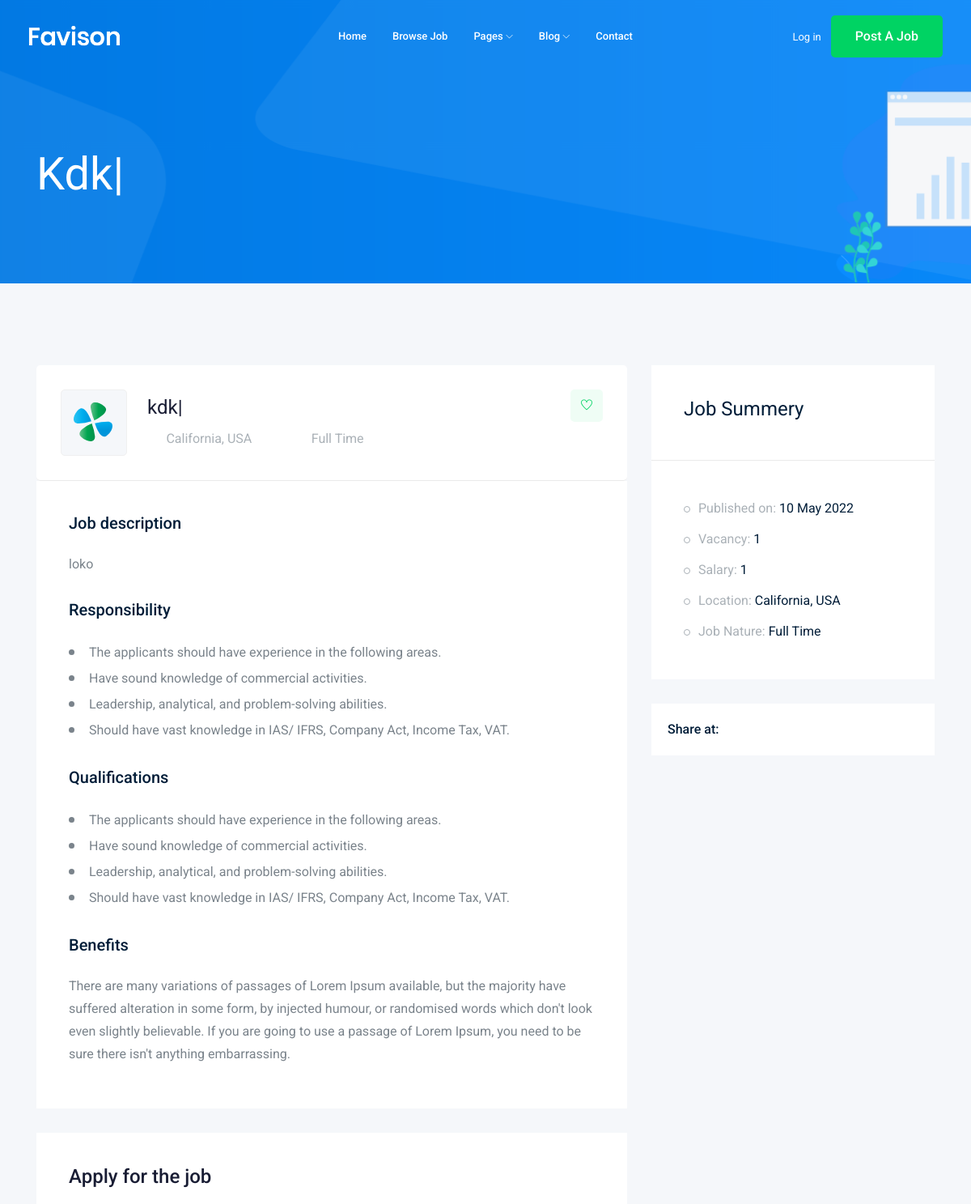
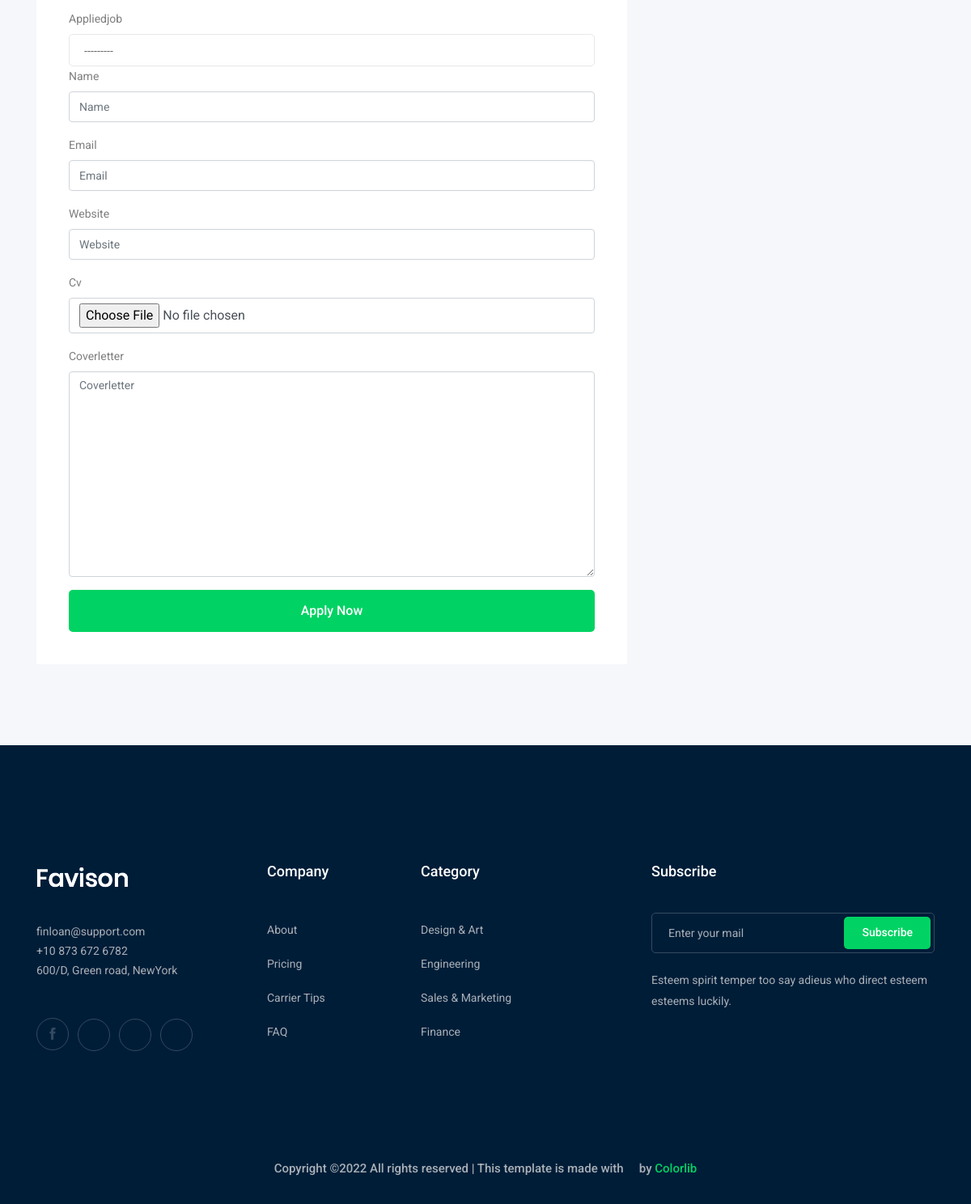
/jobs/kdk, run on the app's committed database (2 pictures, top to bottom).
### job/models.py (models this page shows, shortened)
class Job(models.Model):                              #table
    title = models.CharField(max_length=100)          #column
    job_type = models.CharField(max_length= 15, choices = JOB_TYPE)
    description = models.TextField(max_length =1000 )
    published_at = models.DateTimeField(auto_now= True)
    vacancy = models.IntegerField(default = 1)
    salary = models.IntegerField(default = 0)
    category = models.ForeignKey("Category", on_delete=models.CASCADE)
    Experience = models.IntegerField(default = 1)
    image = models.ImageField(upload_to="media/")
    slug = models.SlugField(null=True , blank= True)
    def __str__(self):
        return self.title

### job/views.py (the view)
# urls.py: path('<str:slug>', views.job_details , name='job_details')
def job_details(request , slug):
    job_details = Job.objects.get(slug=slug)
    if request.method == 'POST':
        form = Appliedfrom(request.POST , request.FILES)
        print("test")
        if form.is_valid:
            form.save()
    else:
        form = Appliedfrom()
    context = {'job':job_details , 'form':form}
    return render(request, 'jobs/job_details.html', context)

### job/forms.py
class Appliedfrom(forms.ModelForm):
    class Meta:
        model = Apply
        fields = ['appliedjob' , 'name' , 'email' , 'website' , 'cv' , 'coverletter' ]

### job/templates/jobs/job_details.html (shortened to what this page needs)
{% extends 'base.html' %}
{% load bootstrap5 %}
{% block body %}
    <div class="bradcam_area bradcam_bg_1">
        <div class="container">
            <div class="row">
                <div class="col-xl-12">
                    <div class="bradcam_text">
                        <h3>{{job}}</h3>
                    </div>
                </div>
            </div>
        </div>
    </div>
    <div class="job_details_area">
        <div class="container">
            <div class="row">
                <div class="col-lg-8">
                    <div class="job_details_header">
                        <div class="single_jobs white-bg d-flex justify-content-between">
                            <div class="jobs_left d-flex align-items-center">
                                <div class="thumb">
                                    <img src="img/svg_icon/1.svg" alt="">
                                </div>
                                <div class="jobs_conetent">
                                    <a href="#"><h4>{{job}}</h4></a>
                                    <div class="links_locat d-flex align-items-center">
                                        <div class="location">
                                            <p> <i class="fa fa-map-marker"></i> California, USA</p>
                                        </div>
                                        <div class="location">
                                            <p> <i class="fa fa-clock-o"></i> {{job.job_type}}</p>
                                        </div>
                                    </div>
                                </div>
                            </div>
                            <div class="jobs_right">
                                <div class="apply_now">
                                    <a class="heart_mark" href="#"> <i class="ti-heart"></i> </a>
                                </div>
                            </div>
                        </div>
                    </div>
                    <div class="descript_wrap white-bg">
                        <div class="single_wrap">
                            <h4>Job description</h4>
                            <p>{{job.description}}</p>
                        </div>
                        <div class="single_wrap">
                            <h4>Responsibility</h4>
                            <ul>
                                <li>The applicants should have experience in the following areas.
                                </li>
                                <li>Have sound knowledge of commercial activities.</li>
                                <li>Leadership, analytical, and problem-solving abilities.</li>
                                <li>Should have vast knowledge in IAS/ IFRS, Company Act, Income Tax, VAT.</li>
                            </ul>
                        </div>
                        <div class="single_wrap">
                            <h4>Qualifications</h4>
                            <ul>
                                <li>The applicants should have experience in the following areas.
                                </li>
                                <li>Have sound knowledge of commercial activities.</li>
                                <li>Leadership, analytical, and problem-solving abilities.</li>
                                <li>Should have vast knowledge in IAS/ IFRS, Company Act, Income Tax, VAT.</li>
                            </ul>
                        </div>
                        <div class="single_wrap">
                            <h4>Benefits</h4>
                            <p>There are many variations of passages of Lorem Ipsum available, but the majority have suffered alteration in some form, by injected humour, or randomised words which don't look even slightly believable. If you are going to use a passage of Lorem Ipsum, you need to be sure there isn't anything embarrassing.</p>
                        </div>
                    </div>
                    <div class="apply_job_form white-bg">
                        <h4>Apply for the job</h4>
                        <form action="#" method=POST enctype="multipart/multiform">
                            {% bootstrap_form form %}
                            {% buttons %}
                                <button class="boxed-btn3 w-100" type="submit">Apply Now</button>
                            {% endbuttons %}
                        </form>
                    </div>
                </div>
                <div class="col-lg-4">
                    <div class="job_sumary">
                        <div class="summery_header">
                            <h3>Job Summery</h3>
                        </div>
                        <div class="job_content">
                            <ul>
                                <li>Published on: <span>{{job.published_at | date:'d M o'}}</span></li>
                                <li>Vacancy: <span>{{job.vacancy}}</span></li>
                                <li>Salary: <span>{{job.salary}}</span></li>
                                <li>Location: <span>California, USA</span></li>
                                <li>Job Nature: <span> {{job.job_type}}</span></li>
                            </ul>
                        </div>
                    </div>
                    <div class="share_wrap d-flex">
                        <span>Share at:</span>
                        <ul>
                            <li><a href="#"> <i class="fa fa-facebook"></i></a> </li>
                            <li><a href="#"> <i class="fa fa-google-plus"></i></a> </li>
                            <li><a href="#"> <i class="fa fa-twitter"></i></a> </li>
                            <li><a href="#"> <i class="fa fa-envelope"></i></a> </li>
                        </ul>
                    </div>
                    <div class="job_location_wrap">
                        <div class="job_lok_inner">
                            <div id="map" style="height: 200px;"></div>
                          </div>
                    </div>
                </div>
            </div>
        </div>
    </div>
{% endblock body  %}

### data on the page
Job: title "Kdk|", title "kdk|", job_type "Full Time", description "loko", published_at "10 May 2022", vacancy "1", salary "1"
